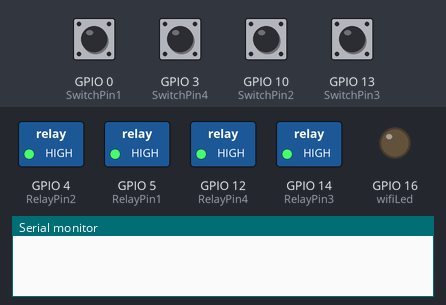
Simulated run of this sketch. Board: ESP8266 (NodeMCU). Parts: switched loads named in the sketch (green lamp = pin HIGH), output pins drawn as LEDs (lit = HIGH), the last lines printed to the serial monitor. Dashed ring = blinking. The test bench sets the inputs (shaded band); at power-on: GPIO 0 (SwitchPin1), GPIO 3 (SwitchPin4), GPIO 10 (SwitchPin2), GPIO 13 (SwitchPin3) HIGH. WiFi joins after 1.5 s; servers stay silent unless stated.

Above: at 3.1 s.
3.2 s: GPIO 0 (SwitchPin1) pulled LOW for 1 s
At 5.8 s:
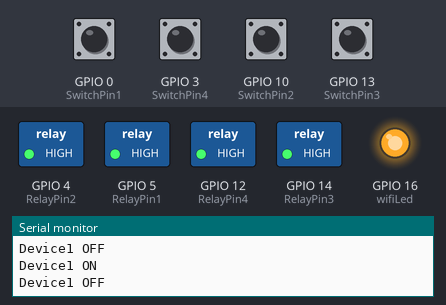
6.4 s: GPIO 3 (SwitchPin4) pulled LOW for 1 s
At 6.75 s:
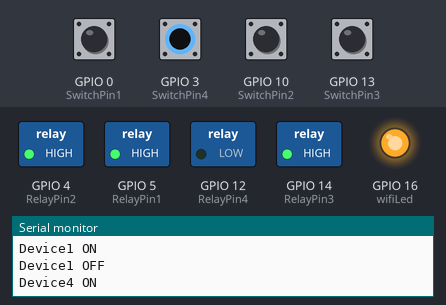
9.0 s: GPIO 10 (SwitchPin2) pulled LOW for 0.15 s
At 10.2 s:
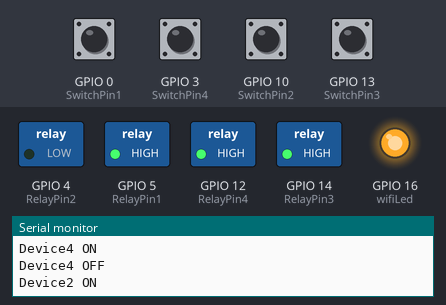
10.7 s: GPIO 13 (SwitchPin3) pulled LOW for 0.15 s
At 11.5 s:
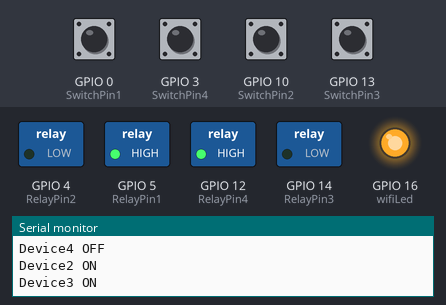
12.4 s: GPIO 0 (SwitchPin1) pulled LOW for 0.15 s
At 13.8 s:
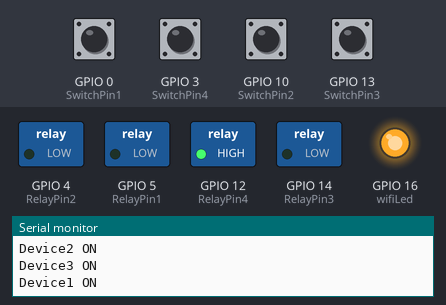
14.1 s: GPIO 3 (SwitchPin4) pulled LOW for 0.15 s
At 15.2 s:
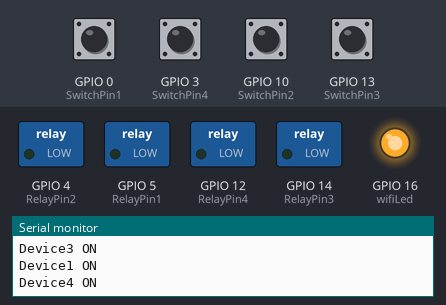
Timing chart, 0 to 16.8 s (numbered marks = the images above; inputs shaded):
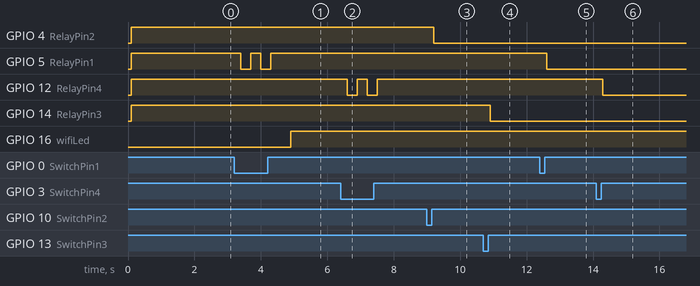

Measured:
- after the input at 3.2 s, GPIO 5 (RelayPin1): alternates HIGH for 0.30 s and LOW for 0.30 s, 4 changes in all, then stays HIGH, starting after 0.20 s
- after the input at 6.4 s, GPIO 12 (RelayPin4): alternates HIGH for 0.30 s and LOW for 0.30 s, 4 changes in all, then stays HIGH, starting after 0.20 s
- after the input at 9.0 s, GPIO 4 (RelayPin2): HIGH → LOW after 0.20 s
- after the input at 10.7 s, GPIO 14 (RelayPin3): HIGH → LOW after 0.20 s
- after the input at 12.4 s, GPIO 5 (RelayPin1): HIGH → LOW after 0.20 s
- after the input at 14.1 s, GPIO 12 (RelayPin4): HIGH → LOW after 0.20 s

The sketch:

Edgent_ESP8266_copy_20240617000005.ino
```cpp
// (licence header left out)
/* Fill in information from your Blynk Template here */
/* Read more: https://bit.ly/BlynkInject */
#include <TimeLib.h>
#include <BlynkSimpleEsp8266.h>
#include "BlynkEdgent.h"

#define BLYNK_TEMPLATE_ID "TMPL3tvX2r5F1"
#define BLYNK_TEMPLATE_NAME "Quickstart Template"

#define BLYNK_FIRMWARE_VERSION        "0.1.1"

#define BLYNK_PRINT Serial
//#define BLYNK_DEBUG

#define APP_DEBUG

// Uncomment your board, or configure a custom board in Settings.h
#define USE_NODE_MCU_BOARD

#include "BlynkEdgent.h"

// Define the GPIO connected with Relays and switches
#define RelayPin1 5  // D1
#define RelayPin2 4  // D2
#define RelayPin3 14 // D5
#define RelayPin4 12 // D6

#define SwitchPin1 0  // D3
#define SwitchPin2 10 // SD3
#define SwitchPin3 13 // D7
#define SwitchPin4 3  // RX

#define wifiLed 16 // D0

#define VPIN_BUTTON_1 V2
#define VPIN_BUTTON_2 V1
#define VPIN_BUTTON_3 V3
#define VPIN_BUTTON_4 V4

int toggleState_1 = 1; // Define integer to remember the toggle state for relay 1
int toggleState_2 = 1; // Define integer to remember the toggle state for relay 2
int toggleState_3 = 1; // Define integer to remember the toggle state for relay 3
int toggleState_4 = 1; // Define integer to remember the toggle state for relay 4

int wifiFlag = 0;

BlynkTimer timer;

void relayOnOff(int relay) {
    switch (relay) {
        case 1:
            toggleState_1 = !toggleState_1;
            digitalWrite(RelayPin1, toggleState_1);
            Serial.println(toggleState_1 ? "Device1 OFF" : "Device1 ON");
            delay(100);
            break;
        case 2:
            toggleState_2 = !toggleState_2;
            digitalWrite(RelayPin2, toggleState_2);
            Serial.println(toggleState_2 ? "Device2 OFF" : "Device2 ON");
            delay(100);
            break;
        case 3:
            toggleState_3 = !toggleState_3;
            digitalWrite(RelayPin3, toggleState_3);
            Serial.println(toggleState_3 ? "Device3 OFF" : "Device3 ON");
            delay(100);
            break;
        case 4:
            toggleState_4 = !toggleState_4;
            digitalWrite(RelayPin4, toggleState_4);
            Serial.println(toggleState_4 ? "Device4 OFF" : "Device4 ON");
            delay(100);
            break;
        default:
            break;
    }
}

void with_internet() {
    // Manual Switch Control
    if (digitalRead(SwitchPin1) == LOW) {
        delay(200);
        relayOnOff(1);
        Blynk.virtualWrite(VPIN_BUTTON_1, toggleState_1); // Update Button Widget
    }
    else if (digitalRead(SwitchPin2) == LOW) {
        delay(200);
        relayOnOff(2);
        Blynk.virtualWrite(VPIN_BUTTON_2, toggleState_2); // Update Button Widget
    }
    else if (digitalRead(SwitchPin3) == LOW) {
        delay(200);
        relayOnOff(3);
        Blynk.virtualWrite(VPIN_BUTTON_3, toggleState_3); // Update Button Widget
    }
    else if (digitalRead(SwitchPin4) == LOW) {
        delay(200);
        relayOnOff(4);
        Blynk.virtualWrite(VPIN_BUTTON_4, toggleState_4); // Update Button Widget
    }
}

void without_internet() {
    // Manual Switch Control
    if (digitalRead(SwitchPin1) == LOW) {
        delay(200);
        relayOnOff(1);
    }
    else if (digitalRead(SwitchPin2) == LOW) {
        delay(200);
        relayOnOff(2);
    }
    else if (digitalRead(SwitchPin3) == LOW) {
        delay(200);
        relayOnOff(3);
    }
    else if (digitalRead(SwitchPin4) == LOW) {
        delay(200);
        relayOnOff(4);
    }
}

BLYNK_CONNECTED() {
    // Request the latest state from the server
    Blynk.syncVirtual(VPIN_BUTTON_1);
    Blynk.syncVirtual(VPIN_BUTTON_2);
    Blynk.syncVirtual(VPIN_BUTTON_3);
    Blynk.syncVirtual(VPIN_BUTTON_4);
}

// When App button is pushed - switch the state
BLYNK_WRITE(VPIN_BUTTON_1) {
    toggleState_1 = param.asInt();
    digitalWrite(RelayPin1, toggleState_1);
}

BLYNK_WRITE(VPIN_BUTTON_2) {
    toggleState_2 = param.asInt();
    digitalWrite(RelayPin2, toggleState_2);
}

BLYNK_WRITE(VPIN_BUTTON_3) {
    toggleState_3 = param.asInt();
    digitalWrite(RelayPin3, toggleState_3);
}

BLYNK_WRITE(VPIN_BUTTON_4) {
    toggleState_4 = param.asInt();
    digitalWrite(RelayPin4, toggleState_4);
}

void checkBlynkStatus() {
    bool isconnected = Blynk.connected();
    if (isconnected == false) {
        wifiFlag = 1;
        digitalWrite(wifiLed, HIGH); // Turn off WiFi LED
    }
    if (isconnected == true) {
        wifiFlag = 0;
        digitalWrite(wifiLed, LOW); // Turn on WiFi LED
    }
}

void setup() {
    Serial.begin(115200);
    delay(100);

    pinMode(RelayPin1, OUTPUT);
    pinMode(RelayPin2, OUTPUT);
    pinMode(RelayPin3, OUTPUT);
    pinMode(RelayPin4, OUTPUT);
    pinMode(wifiLed, OUTPUT);
    pinMode(SwitchPin1, INPUT_PULLUP);
    pinMode(SwitchPin2, INPUT_PULLUP);
    pinMode(SwitchPin3, INPUT_PULLUP);
    pinMode(SwitchPin4, INPUT_PULLUP);

    // During Starting all Relays should TURN OFF
    digitalWrite(RelayPin1, toggleState_1);
    digitalWrite(RelayPin2, toggleState_2);
    digitalWrite(RelayPin3, toggleState_3);
    digitalWrite(RelayPin4, toggleState_4);

    BlynkEdgent.begin();
    timer.setInterval(3000L, checkBlynkStatus); // check if Blynk server is connected every 3 seconds
}

void loop() {
    BlynkEdgent.run();
    timer.run(); // Initiates SimpleTimer

    if (wifiFlag == 0)
        with_internet();
    else
        without_internet();
}
```
